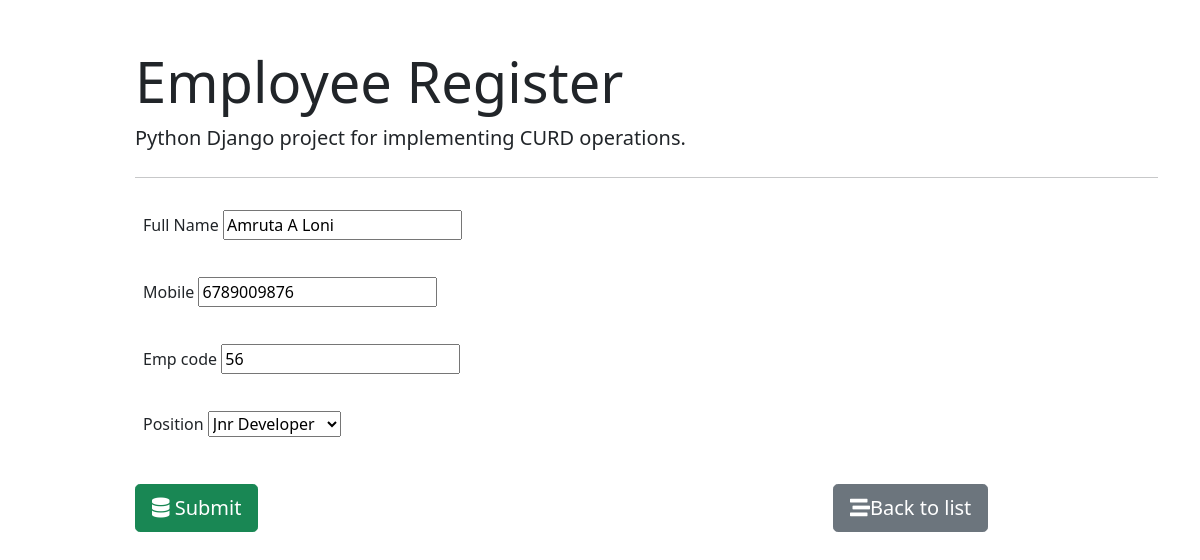
Screenshot of /employee/4/ with the database file from the repository.
### employee_register/models.py (models this page shows)
class Employee(models.Model):
    fullname = models.CharField(max_length=100)
    emp_code = models.CharField(max_length=100)
    mobile = models.CharField(max_length=10)
    position = models.ForeignKey(Position, on_delete=models.CASCADE)

### employee_register/views.py (the view, shortened to what this page needs)
# urls.py: path('', views.employee_form, name="employee_insert"),  #get and post req. for insert operation
def employee_form(request, id=0):
    if request.method == "GET":
        if id == 0:
            form = EmployeeForm()
        else:
            employee = Employee.objects.get(pk=id)
            form = EmployeeForm(instance=employee)
        return render(request, 'employee_register/employee_form.html', {'form': form})

### employee_register/forms.py
class EmployeeForm(forms.ModelForm):
    class Meta:
        model = Employee
        fields = ('fullname', 'mobile', 'emp_code', 'position')
        labels = {
            'fullname': 'Full Name',
            'emp_code': 'EMP. CODE',
        }

### employee_register/models.py (called while the page is built)
    def __str__(self):
        return self.title

### employee_register/templates/employee_register/employee_form.html (shortened to what this page needs)
{% extends 'employee_register/base.html' %}
{% block content %}
    <form method="post" action="" autocomplete="off">
        <table class="table table-borderless">
            <tbody>
             <tr>
                    <td>
                        <div class="mb-3">
                            <label  class="form-label">Full Name</label>
                                {{form.fullname}}
                        </div>
                    </td>
            </tr>
            <tr>
                <td>
                            <div class="mb-3">
                            <label class="form-label">Mobile</label>
                            {{form.mobile}}
                        </div>
                    </td>
            </tr>
            <tr>
                <td>
                    <div class="mb-3">
                            <label  class="form-label">Emp code</label>
                            {{form.emp_code}}
                        </div>
                </td>
            </tr>
            <tr>
                <td>
                    <div class="mb-3">
                                <label  class="form-label">Position</label>
                                {{form.position}}
                            </div>
                </td>
            </tr>
            </tbody>
        </table>
        <div class="row">
            <div class="col-md-8">
                <button type="submit" class="btn btn-success btn-block btn-lg"><i class="fa fa-database" aria-hidden="true"></i>
                        Submit</button>
            </div>
            <div class="col-md-4">
                <a href="{% url 'employee_list' %}" class="btn btn-secondary btn-block btn-lg">
                    <i class="fas fa-stream"></i>Back to list
                </a>
            </div>
        </div>
    </form>
{% endblock content %}

### rows the page displays
Employee: fullname "Amruta A Loni", mobile "6789009876", emp_code "56", position "Jnr Developer"
